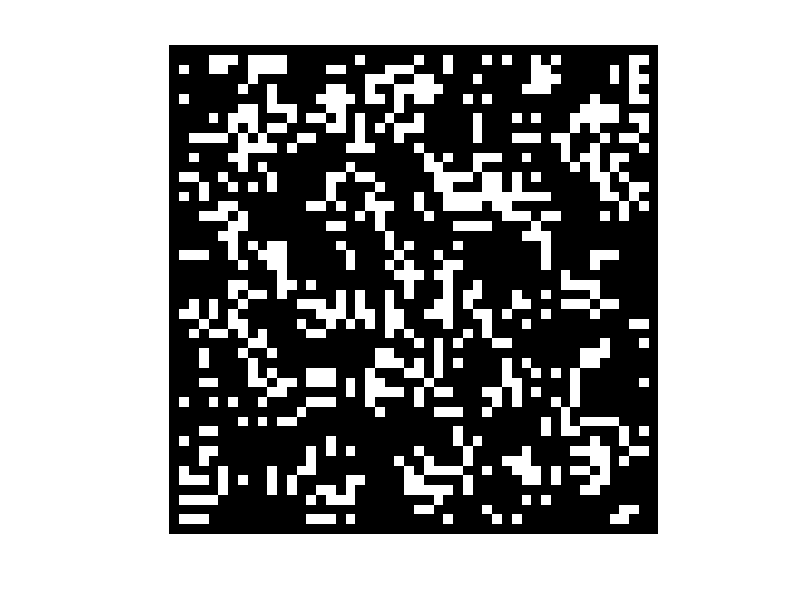

The MATLAB source for this figure: (Note: this script raises an error after producing the figure.)
clear all;
close all;
N_x = 50;
N_y = 50;%N_x;

A = round(rand(N_y,N_x)-0.0);
A = A+min(min(A));
A = A/max(max(A));

A_new = zeros(size(A));

while 1
%for i = 1:100
%break
  A_new = zeros(size(A));
  for y = 2:N_y-1
    for x = 2:N_x-1
      C = A(y-1:y+1,x-1:x+1);
      Z = C(2,2);
      C(2,2) = 0;
      N_alive = sum(sum(C));
      if Z == 0 % is dead
        if N_alive == 3 %new born
          A_new(y,x) = 1;
        end
      else % is alive
        if N_alive == 2 || N_alive == 3 % survive
          A_new(y,x) = Z;
        end;        
      end
    end
  end
  
  if A == A_new
    break
  end
  A = A_new;
  imshow(A);
  sleep(0.001);
end
disp 'end'